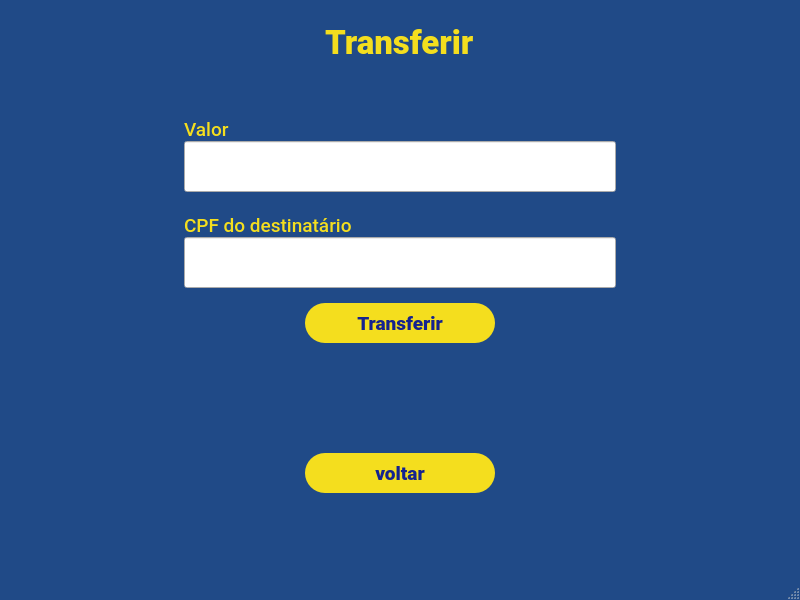
<?xml version="1.0" encoding="UTF-8"?>
<ui version="4.0">
 <class>MainWindow</class>
 <widget class="QMainWindow" name="MainWindow">
  <property name="geometry">
   <rect>
    <x>0</x>
    <y>0</y>
    <width>800</width>
    <height>600</height>
   </rect>
  </property>
  <property name="sizePolicy">
   <sizepolicy hsizetype="Maximum" vsizetype="Maximum">
    <horstretch>0</horstretch>
    <verstretch>0</verstretch>
   </sizepolicy>
  </property>
  <property name="minimumSize">
   <size>
    <width>800</width>
    <height>600</height>
   </size>
  </property>
  <property name="maximumSize">
   <size>
    <width>800</width>
    <height>600</height>
   </size>
  </property>
  <property name="font">
   <font>
    <pointsize>13</pointsize>
   </font>
  </property>
  <property name="windowTitle">
   <string>MainWindow</string>
  </property>
  <property name="styleSheet">
   <string notr="true">#MainWindow{
	background-color: rgb(32, 74, 135);
}</string>
  </property>
  <widget class="QWidget" name="centralwidget">
   <property name="enabled">
    <bool>true</bool>
   </property>
   <property name="styleSheet">
    <string notr="true">#centralwidget{
	background-color: rgb(32, 74, 135);
}</string>
   </property>
   <layout class="QVBoxLayout" name="verticalLayout_2">
    <item>
     <layout class="QVBoxLayout" name="verticalLayout" stretch="0,0,0,0,0">
      <property name="spacing">
       <number>0</number>
      </property>
      <property name="leftMargin">
       <number>25</number>
      </property>
      <property name="topMargin">
       <number>6</number>
      </property>
      <property name="rightMargin">
       <number>25</number>
      </property>
      <property name="bottomMargin">
       <number>50</number>
      </property>
      <item alignment="Qt::AlignHCenter">
       <widget class="QLabel" name="label_depositar">
        <property name="sizePolicy">
         <sizepolicy hsizetype="Maximum" vsizetype="Maximum">
          <horstretch>0</horstretch>
          <verstretch>0</verstretch>
         </sizepolicy>
        </property>
        <property name="font">
         <font>
          <family>Roboto Black</family>
          <pointsize>25</pointsize>
         </font>
        </property>
        <property name="styleSheet">
         <string notr="true">#label_depositar {
	color: rgb(244, 222, 30)
}</string>
        </property>
        <property name="text">
         <string>Transferir</string>
        </property>
       </widget>
      </item>
      <item>
       <spacer name="verticalSpacer_3">
        <property name="orientation">
         <enum>Qt::Vertical</enum>
        </property>
        <property name="sizeType">
         <enum>QSizePolicy::Fixed</enum>
        </property>
        <property name="sizeHint" stdset="0">
         <size>
          <width>20</width>
          <height>55</height>
         </size>
        </property>
       </spacer>
      </item>
      <item>
       <layout class="QHBoxLayout" name="horizontalLayout" stretch="0,0,0">
        <item>
         <spacer name="horizontalSpacer_2">
          <property name="orientation">
           <enum>Qt::Horizontal</enum>
          </property>
          <property name="sizeType">
           <enum>QSizePolicy::Fixed</enum>
          </property>
          <property name="sizeHint" stdset="0">
           <size>
            <width>150</width>
            <height>20</height>
           </size>
          </property>
         </spacer>
        </item>
        <item>
         <layout class="QVBoxLayout" name="verticalLayout_3">
          <property name="topMargin">
           <number>0</number>
          </property>
          <item>
           <widget class="QLabel" name="label_valor">
            <property name="sizePolicy">
             <sizepolicy hsizetype="Maximum" vsizetype="Maximum">
              <horstretch>0</horstretch>
              <verstretch>0</verstretch>
             </sizepolicy>
            </property>
            <property name="font">
             <font>
              <family>Roboto Medium</family>
              <pointsize>14</pointsize>
             </font>
            </property>
            <property name="styleSheet">
             <string notr="true">#label_valor{
	color: rgb(244, 222, 30);
}</string>
            </property>
            <property name="text">
             <string>Valor</string>
            </property>
           </widget>
          </item>
          <item>
           <widget class="QLineEdit" name="lineEdit_valor">
            <property name="sizePolicy">
             <sizepolicy hsizetype="Expanding" vsizetype="Fixed">
              <horstretch>0</horstretch>
              <verstretch>0</verstretch>
             </sizepolicy>
            </property>
            <property name="maximumSize">
             <size>
              <width>16777215</width>
              <height>51</height>
             </size>
            </property>
            <property name="layoutDirection">
             <enum>Qt::LeftToRight</enum>
            </property>
            <property name="cursorPosition">
             <number>0</number>
            </property>
            <property name="alignment">
             <set>Qt::AlignRight|Qt::AlignTrailing|Qt::AlignVCenter</set>
            </property>
           </widget>
          </item>
          <item>
           <spacer name="verticalSpacer_2">
            <property name="orientation">
             <enum>Qt::Vertical</enum>
            </property>
            <property name="sizeType">
             <enum>QSizePolicy::Fixed</enum>
            </property>
            <property name="sizeHint" stdset="0">
             <size>
              <width>20</width>
              <height>22</height>
             </size>
            </property>
           </spacer>
          </item>
          <item>
           <widget class="QLabel" name="label">
            <property name="sizePolicy">
             <sizepolicy hsizetype="Preferred" vsizetype="Maximum">
              <horstretch>0</horstretch>
              <verstretch>0</verstretch>
             </sizepolicy>
            </property>
            <property name="font">
             <font>
              <family>Roboto Medium</family>
              <pointsize>14</pointsize>
             </font>
            </property>
            <property name="styleSheet">
             <string notr="true">#label {
	color: rgb(244, 222, 30);
}</string>
            </property>
            <property name="text">
             <string>CPF do destinatário</string>
            </property>
           </widget>
          </item>
          <item>
           <widget class="QLineEdit" name="lineEdit">
            <property name="maximumSize">
             <size>
              <width>16777215</width>
              <height>51</height>
             </size>
            </property>
           </widget>
          </item>
          <item>
           <layout class="QHBoxLayout" name="horizontalLayout_3">
            <property name="topMargin">
             <number>15</number>
            </property>
            <item>
             <widget class="QPushButton" name="pushButton_transferir">
              <property name="sizePolicy">
               <sizepolicy hsizetype="Maximum" vsizetype="Maximum">
                <horstretch>0</horstretch>
                <verstretch>0</verstretch>
               </sizepolicy>
              </property>
              <property name="maximumSize">
               <size>
                <width>190</width>
                <height>40</height>
               </size>
              </property>
              <property name="font">
               <font>
                <family>Roboto Black</family>
                <pointsize>14</pointsize>
               </font>
              </property>
              <property name="styleSheet">
               <string notr="true">#pushButton_transferir {
	border-radius: 20px;
	background-color: rgb(244, 222, 30);
	color: rgb(20, 34, 143)
}</string>
              </property>
              <property name="text">
               <string>Transferir</string>
              </property>
             </widget>
            </item>
           </layout>
          </item>
         </layout>
        </item>
        <item>
         <spacer name="horizontalSpacer">
          <property name="orientation">
           <enum>Qt::Horizontal</enum>
          </property>
          <property name="sizeType">
           <enum>QSizePolicy::Fixed</enum>
          </property>
          <property name="sizeHint" stdset="0">
           <size>
            <width>150</width>
            <height>20</height>
           </size>
          </property>
         </spacer>
        </item>
       </layout>
      </item>
      <item>
       <spacer name="verticalSpacer">
        <property name="orientation">
         <enum>Qt::Vertical</enum>
        </property>
        <property name="sizeType">
         <enum>QSizePolicy::Fixed</enum>
        </property>
        <property name="sizeHint" stdset="0">
         <size>
          <width>20</width>
          <height>58</height>
         </size>
        </property>
       </spacer>
      </item>
      <item>
       <widget class="QFrame" name="horizontalFrame">
        <property name="sizePolicy">
         <sizepolicy hsizetype="Expanding" vsizetype="Maximum">
          <horstretch>0</horstretch>
          <verstretch>0</verstretch>
         </sizepolicy>
        </property>
        <property name="maximumSize">
         <size>
          <width>16777215</width>
          <height>109</height>
         </size>
        </property>
        <layout class="QHBoxLayout" name="horizontalLayout_2">
         <property name="topMargin">
          <number>45</number>
         </property>
         <item>
          <widget class="QPushButton" name="pushButton_voltar">
           <property name="sizePolicy">
            <sizepolicy hsizetype="Maximum" vsizetype="Maximum">
             <horstretch>0</horstretch>
             <verstretch>0</verstretch>
            </sizepolicy>
           </property>
           <property name="maximumSize">
            <size>
             <width>190</width>
             <height>40</height>
            </size>
           </property>
           <property name="font">
            <font>
             <family>Roboto Black</family>
             <pointsize>14</pointsize>
            </font>
           </property>
           <property name="styleSheet">
            <string notr="true">#pushButton_voltar {
	border-radius: 20px;
	background-color: rgb(244, 222, 30);
	color: rgb(20, 34, 143)
}</string>
           </property>
           <property name="text">
            <string>voltar</string>
           </property>
          </widget>
         </item>
        </layout>
       </widget>
      </item>
     </layout>
    </item>
   </layout>
  </widget>
  <widget class="QStatusBar" name="statusbar">
   <property name="enabled">
    <bool>true</bool>
   </property>
  </widget>
 </widget>
 <resources/>
 <connections/>
</ui>
